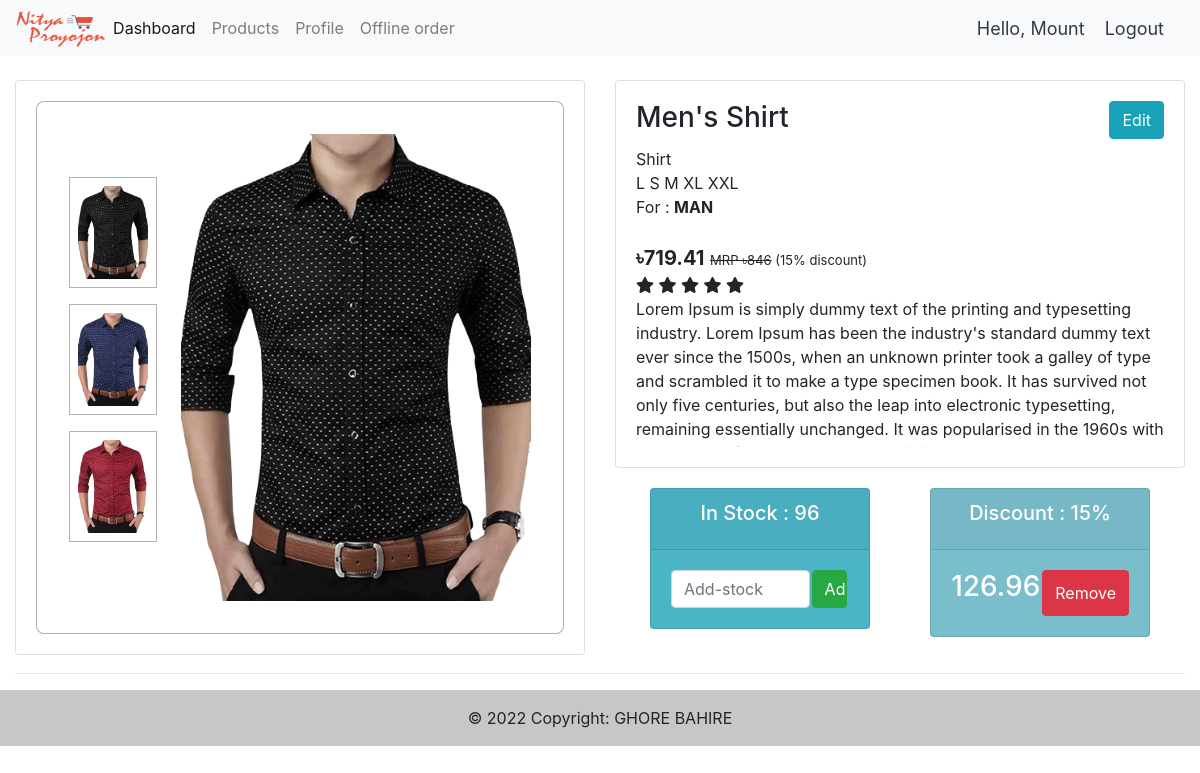
The app's page /shop/product-view/1/ (signed in) with its own data.
### store/models.py (models this page shows, shortened)
class ProductImages(models.Model):
    product =  models.ForeignKey(Product, null=True, on_delete= models.CASCADE)
    img = models.ImageField(default="product-pic.jpg",null = True,blank = True)

class Product(models.Model):
    FOR = (
        ('woman','Woman'),
        ('man', 'Man')
    )
    shopowner = models.ForeignKey(ShopOwner, null=True, on_delete= models.CASCADE)
    name = models.CharField(max_length=200,blank = True, null=True)
    price = models.FloatField(default=0,null=True)
    category = models.ManyToManyField(Category)
    description = models.CharField(max_length=2000, null=True,blank=True)
    date_created = models.DateTimeField(auto_now_add=True, null=True)
    quantity = models.CharField(max_length=100,blank = True, null=True)
    digital = models.BooleanField(default=False, null=True, blank=False)
    color = models.ManyToManyField(Color)
    size = models.ManyToManyField(Size)
    stock = models.IntegerField(default=0, null = True,blank = True)
    discount = models.IntegerField(default=0, null = True,blank = True)
    discount_amount = models.FloatField(default=0, null = True,blank = True)
    rate = models.FloatField(default=0, null = True,blank = True)
    featured = models.BooleanField(default=False,blank=True,null=True)
    c_for = models.CharField(max_length=200,blank=True, null=True,choices=FOR)

class Category(models.Model):
    name = models.CharField(max_length=200, null=True)

class Size(models.Model):
    size = models.CharField(max_length=200, null=True)

### store/decorators.py (the view)
    def wrapper_function(request, *args, **kwargs):
        group = None
        if request.user.groups.exists():
            group = request.user.groups.all()[0].name
        if group == 'customer':
            return redirect('store')
        if group == 'shopowner':
            return view_func(request, *args, **kwargs)

### store/templates/shop/productView.html (shortened to what this page needs)
{% extends 'shop/main.html' %}
{% load static %}
{% load widget_tweaks %}
{% block head %}
<link rel="stylesheet" href="https://cdnjs.cloudflare.com/ajax/libs/font-awesome/5.15.3/css/all.min.css">
{% endblock %}
{% block main %}
<br>
<div class="row">
    <div class="col-md-6">
        <div class="card card-body">
            <section class="featured featured_inside" id="featured">
                <div class="box-container">
                    <div class="box">
                        <div class="image-container">
                            <div class="small-image">
                                {% for j in images %}
                                <img src="{{ j.img.url }}" class="small-image-1" alt="">
                                {% endfor %}
                            </div>
                            <div class="big-image">
                                {% for j in big_image %}
                                <img src="{{ j.img.url }}" class="big-image-1" alt="">
                                {% endfor %}
                            </div>
                        </div>
                    </div>
                </div>
            </section>
        </div>
    </div>
    <div class="col-md-6">
        <div class="row">
            <div class="col-md-12">
              <div class="card card-body">
                <h3>{{product.name}} <a href="{% url 'store:shop-product-edit' product.id %}" class="btn btn-info" style="float: right;">Edit</a></h3>
                <p>{% for i in category %} {{ i.name }} {% endfor %}</p>
                <p>{% for i in size %} {{ i.size }} {% endfor %}</p>
                <p>For : <strong style="text-transform: uppercase;">{{product.c_for}}</strong></p><br>
                <p style="font-size: 20px;"><strong>&#2547;{{product.price|floatformat:2}}</strong> {% if product.discount_amount > 0 %}
                  <span style="font-size: 13px;"><del> MRP &#2547;{{demo_price|floatformat:0}}</del> ({{product.discount}}% discount)</span>
                  {% endif %}
                 </p>
                 <div class="stars">
                  {% if product.rate <= 0 %}
                      <i class="far fa-star"></i>
                      <i class="far fa-star"></i>
                      <i class="far fa-star"></i>
                      <i class="far fa-star"></i>
                      <i class="far fa-star"></i>
                      {% elif product.rate <= 1 %}
                      <i class="fas fa-star"></i>
                      <i class="far fa-star"></i>
                      <i class="far fa-star"></i>
                      <i class="far fa-star"></i>
                      <i class="far fa-star"></i>
                      {% elif product.rate <= 2 %}
                      <i class="fas fa-star"></i>
                      <i class="fas fa-star"></i>
                      <i class="far fa-star"></i>
                      <i class="far fa-star"></i>
                      <i class="far fa-star"></i>
                      {% elif product.rate <= 3 %}
                      <i class="fas fa-star"></i>
                      <i class="fas fa-star"></i>
                      <i class="fas fa-star"></i>
                      <i class="far fa-star"></i>
                      <i class="far fa-star"></i>
                      {% elif product.rate <= 4 %}
                      <i class="fas fa-star"></i>
                      <i class="fas fa-star"></i>
                      <i class="fas fa-star"></i>
                      <i class="fas fa-star"></i>
                      <i class="far fa-star"></i>
                      {% else %}
                      <i class="fas fa-star"></i>
                      <i class="fas fa-star"></i>
                      <i class="fas fa-star"></i>
                      <i class="fas fa-star"></i>
                      <i class="fas fa-star"></i>
                      {% endif %}
                    </div>
                <p style="max-height: 150px; overflow: auto;">{{product.description}}</p>
              </div>
              <div class="card- card-body">
                <div class="row">
                    <div class="col">
                        <div class="col-md">
                            <div class="card text-center text-white md-3" id="total-orders">
                                    <div class="card-header">
                                        <h5 class="card-title">In Stock : {{product.stock}}</h5>
                                    </div>
                                    <div class="card-body">
                                        <form method="POST" style="display: flex;">
                                            <input type="number" name="stock" class="form-control" placeholder="Add-stock" style="width: 78%; margin-right: 1%; ">
                                            <input type="submit" class="btn btn-success" value="Add" style="width: 20%; float: left;">
                                        </form>
                                    </div>
                            </div>
                        </div>
                    </div>
                    <div class="col">
                        <div class="col-md">
                            <div class="card text-center text-white md-3" id="orders-delivered">
                                {% if product.discount == 0 %}
                                 <div class="card-header">
                                        <h5 class="card-title">Discount : {{product.discount}}%</h5>
                                    </div>
                                    <div class="card-body">
                                        <form method="POST" style="display: flex;">
                                            {% csrf_token %}
                                            <input type="number" name="discount" class="form-control" placeholder="Add-discount" style="width: 78%; margin-right: 1%; ">
                                            <input type="submit" class="btn btn-success" value="Add" style="width: 20%; float: left;">
                                        </form>
                                    </div>
                                {% else %}
                                <div class="card-header">
                                    <h5 class="card-title">Discount : {{product.discount}}%</h5>
                                </div>
                                <div class="card-body">
                                    <form method="POST" style="display: flex;">
                                        <h3 class="card-title" style="width: 78%; margin-right: 1%">{{product.discount_amount|floatformat:2}}</h3>
                                        <input type="submit" class="btn btn-danger" value="Remove" style=" float: left;">
                                    </form>
                                </div>
                                {% endif %}
                            </div>
                        </div>
                    </div>
                    </div>
              </div>
            </div>
        </div>
    </div>
</div>
{% endblock %}

### store/templates/shop/navbar.html (shortened to what this page needs)
{% load static %}
<nav class="navbar navbar-expand-lg navbar-light bg-light">
    <a href="https://nityaproyojon.com/"><img src="{% static 'images/logo.png'%}" alt="" height="40px"></a>
    <div class="collapse navbar-collapse" id="navbarNav">
      <ul class="navbar-nav">
        {% if request.user.is_staff%}
        <li class="nav-item active">
          <a class="nav-link" href="{% url 'store:home' %}">Dashboard</a>
        </li>
        <li class="nav-item">
          <a class="nav-link" href="{% url 'store:shop-product' %}">Products</a>
        </li>
        <li class="nav-item">
          <a class="nav-link" href="{% url 'store:account' %}">Profile</a>
        </li>
        <li class="nav-item">
          <a class="nav-link" href="{% url 'store:offline-order' %}">Offline order</a>
        </li>
        {% endif %}
      </ul>
    </div>
    {% if request.user.is_authenticated %}
    <span class="hello-msg">Hello, {{request.user.first_name}}</span>
    <span ><a class="hello-msg" href="{% url 'store:logout' %}">Logout</a></span>
    {% else %}
    <span ><a class="hello-msg" href="{% url 'store:login' %}">Login</a></span>
    {% endif %}
  </nav>

### store/templates/shop/productView.html (style rules this page uses)
:root { --orange:#ff9500; --white-color:#fff; --black-color:#333; --light-color:rgba(0,0,0,.3); }
.featured .box-container { display: flex; flex-wrap: wrap; gap:1.5rem; }
.featured .box-container .box { flex:1 1 27rem; background: var(--white-color); border:.1rem solid var(--light-color); border-radius: .5rem; padding:1rem; }
.featured .box-container .box .image-container { display: flex; gap:1.5rem; align-items: center; padding:1rem; }
.featured .box-container .box .image-container .small-image { width:20%; }
.featured .box-container .box .image-container .big-image { width:80%; }
.featured .box-container .box .image-container .small-image img { width:100%; padding: .5rem; margin-bottom: 1rem; border:.1rem solid var(--light-color); cursor: pointer; }
.featured .box-container .box .image-container .big-image img { width:100%; }
p { margin-bottom: 0 !important; }
#total-orders { background-color: #4cb4c7; }
#orders-delivered { background-color: #7abecc; }

### store/templates/shop/navbar.html (style rules this page uses)
.hello-msg { font-size:18px; color:#343a40; margin-right: 20px; }

### records on screen
ProductImages: img (picture)
ProductImages: img (picture)
ProductImages: img (picture)
Product: name "Men's Shirt", c_for "MAN", price "719.41", discount "15", description "Lorem Ipsum is simply dummy text of the printing and typesetting industry. Lorem Ipsum has been the industry's standard dummy text ever since the 1500s, when an unknown printer took a galley of type and scrambled it to make a type specimen book. It has survived not only five centuries, but also the leap into electronic typesetting, remaining essentially unchanged. It was popularised in the 1960s with…", stock "96", discount_amount "126.96"
Category: name "Shirt"
Size: size "L"
Size: size "S"
Size: size "M"
Size: size "XL"
Size: size "XXL"

### other values on screen
{{ request.user.first_name }} "Mount"
{{ demo_price|floatformat:0 }} "846"
